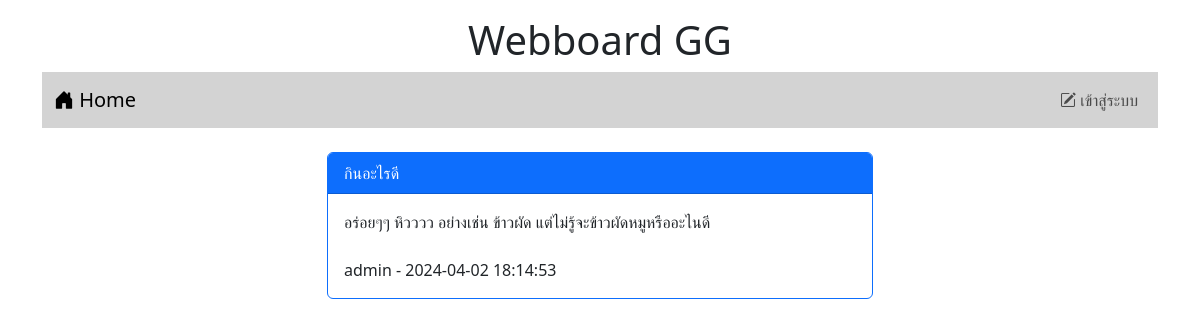
The app's page /post.php?id=4 with its own data.
### tables this page shows
CREATE TABLE `post` (
  `id` int(11) NOT NULL,
  `title` varchar(128) NOT NULL,
  `content` varchar(2048) NOT NULL,
  `post_date` datetime NOT NULL,
  `cat_id` int(11) NOT NULL,
  `user_id` int(11) NOT NULL
);

CREATE TABLE `user` (
  `id` int(11) NOT NULL,
  `login` varchar(32) NOT NULL,
  `password` varchar(64) NOT NULL,
  `name` varchar(64) NOT NULL,
  `gender` char(1) NOT NULL,
  `email` varchar(32) NOT NULL,
  `role` char(1) NOT NULL
);

### post.php (the view, shortened to what this page needs)
<!DOCTYPE html>
<html lang="en">
<head>
    <link href="https://cdn.jsdelivr.net/npm/bootstrap@5.3.0-alpha1/dist/css/bootstrap.min.css" rel="stylesheet">
    <link rel="stylesheet" href="https://cdn.jsdelivr.net/npm/bootstrap-icons@1.10.3/font/bootstrap-icons.css">
</head>
<body>
    <div class="container-lg">
        <h1 style="text-align: center;" class="mt-3">Webboard GG</h1>
        <?php include "nav.php"?>
        <div class="row mt-4">
            <div class="col-lg-3 col-md-2 col-sm-1"></div>
            <div class="col-lg-6 col-md-8 col-sm-10">
            <?php
            $conn=new PDO("mysql:host=localhost;dbname=webboard;charset=utf8","root","");
            $sql="select post.title,post.content,post.post_date,user.login
            from post inner join user on
            (post.user_id=user.id) where post.id=$_GET[id]";
            $result=$conn->query($sql);
            while($row=$result->fetch()){
                echo "<div class='card border-primary'>";
                echo "<div class='card-header bg-primary text-white'>$row[0]</div>";
                echo "<div class='card-body'>$row[1]<br><br>$row[3] - $row[2]</div>";
                echo "</div>";
            }
            ?>
            <br>
                <br>
            </div>
            <div class="col-lg-3 col-md-2 col-sm-1"></div>
        </div>
    </div>
</body>
</html>

### records on screen
post: title "กินอะไรดี", content "อร่อยๆๆ หิวววว อย่างเช่น ข้าวผัด แต่ไม่รู้จะข้าวผัดหมูหรืออะไนดี", user.login "admin", post_date "2024-04-02 18:14:53"
